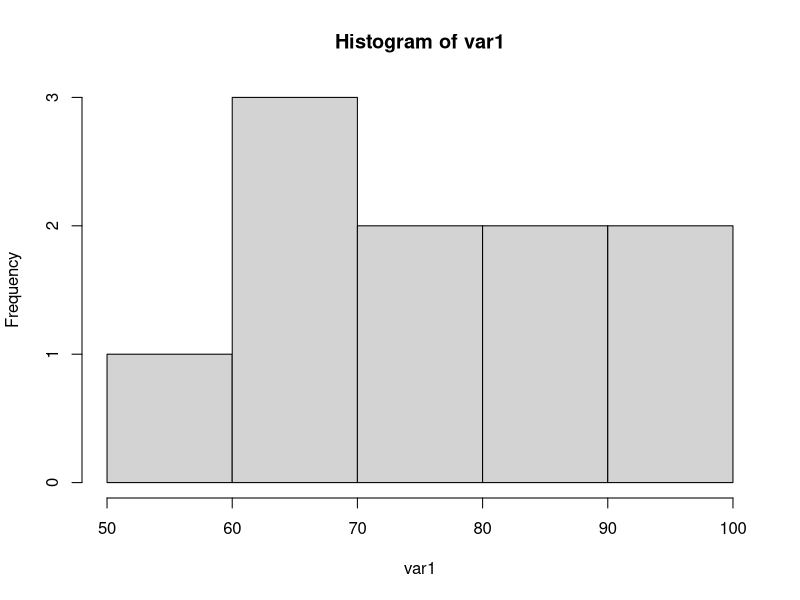
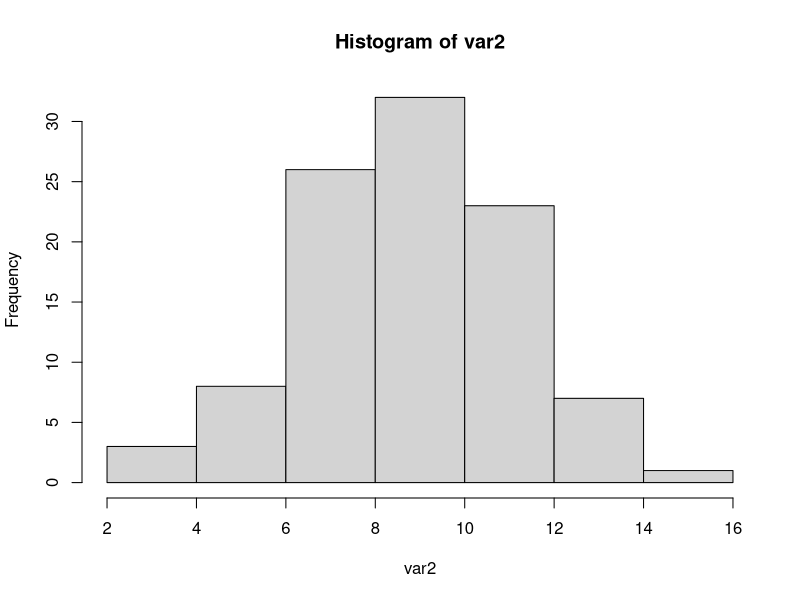

Here is the R script that generated these plots, in order:
#Create a list of random numbers:
#using runif function:
#
#
#generate 10 random values from uniform distribution rounded to one decimal place
round(runif(n=10,min = 50,max = 100))


#generate 10 random values from uniform distribution
random_values1 <- round(runif(n=10,min = 50,max = 100))
var1= as.integer(random_values1)
hist(var1)

#using rnorm function
random_values2 <- rnorm(n=100,mean=10, sd=2)
var2= as.integer(random_values2)
hist(var2)
